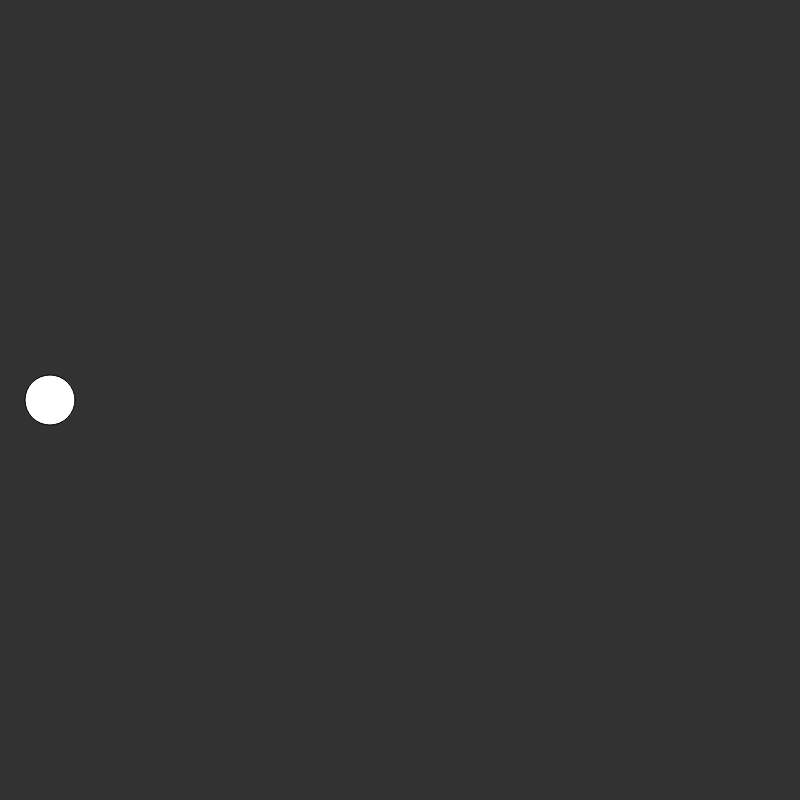
Frame 1 (no input)
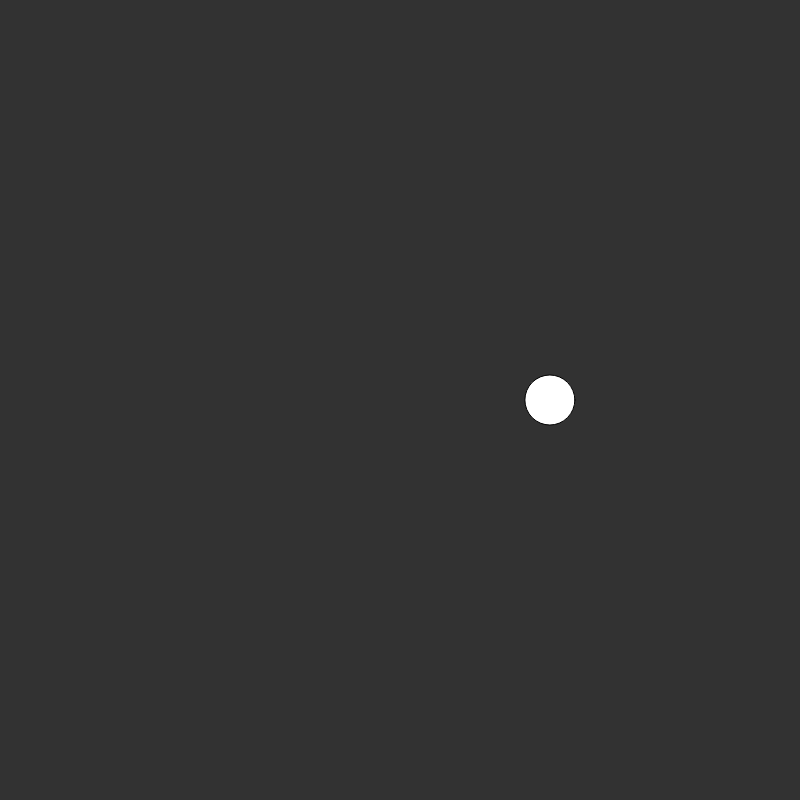
Frame 60 (no input)
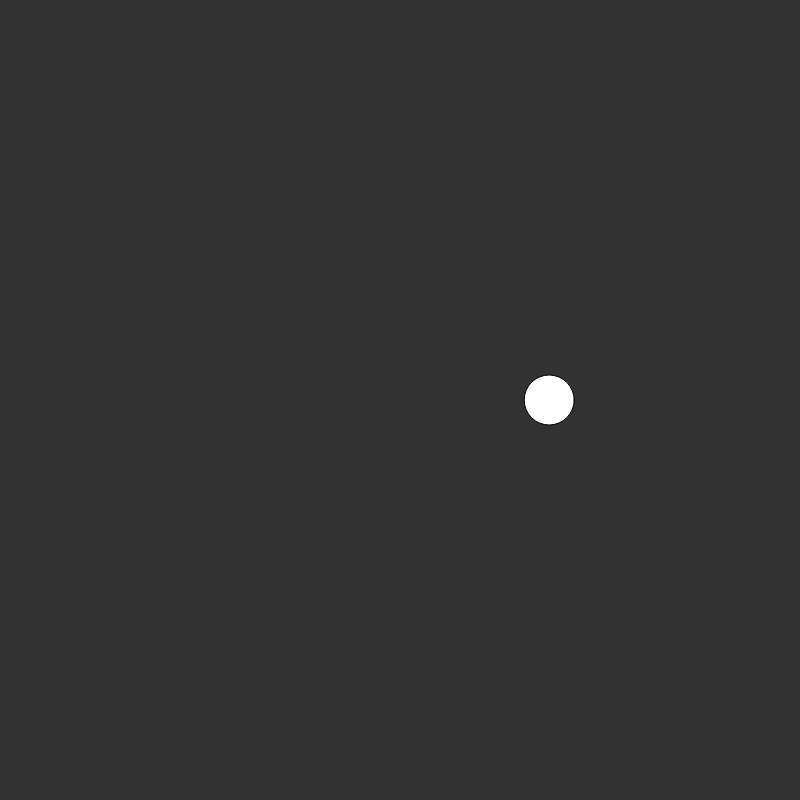
Frame 120 (the mouse pressed at the canvas centre since frame 60)

The p5.js sketch that drew these frames (run headless with seeded random() and noise() and a simulated clock; from frame 60 on, the mouse is pressed at the canvas centre):

// p5.js sketch
// ── sketch.js
const fps = 60;
const duration = 1; //second(s)
const distance = 500; //pixel(s)
const period = duration*2
const total_frame = fps*duration;
const i_a = (2*distance)/(total_frame*total_frame);
// const m_a = -i_a;
let v = 0;
let x = 50;
let t = 0

function calc_v(t, dur, fps){
  tf = fps*dur;
  return (0.5)*(Math.PI/tf)*Math.sin(Math.PI*t/tf)
}


function setup() {
  createCanvas(800, 800);
  frameRate(fps);
}

function draw() {
  t++;
  if (t>total_frame){
    x = 50
    t = 0
  }
  background(50);
  circle(x, height/2, 50);

  v = distance * calc_v(t, duration, fps)
  // console.log(v);

  x = x+v;
  // console.log(x);

}
